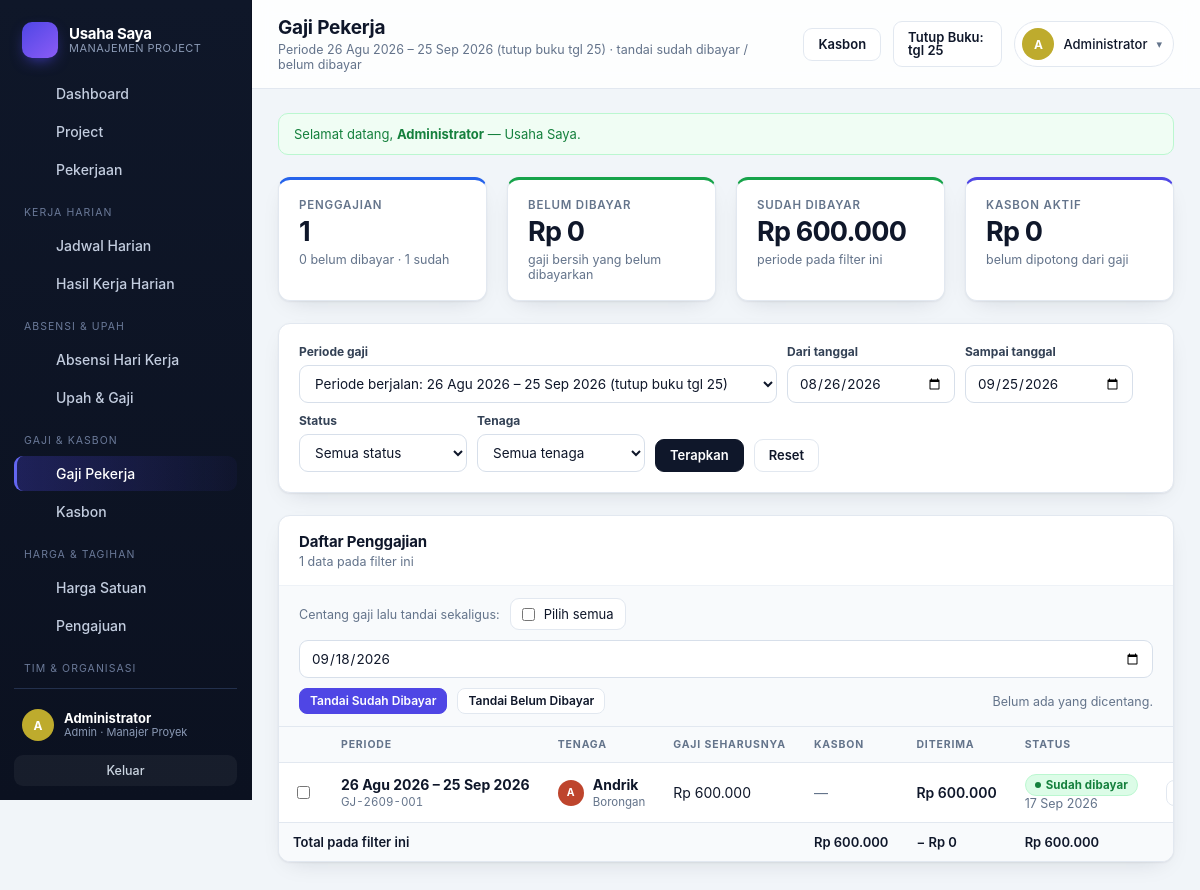
/gaji.php (signed in), run on the app's committed database.
### tables this page shows
CREATE TABLE perusahaan (
    id                INTEGER PRIMARY KEY AUTOINCREMENT,
    nama              TEXT NOT NULL,
    slug              TEXT NOT NULL DEFAULT '',
    logo              TEXT NOT NULL DEFAULT '',
    kontak_nama       TEXT NOT NULL DEFAULT '',
    kontak_telepon    TEXT NOT NULL DEFAULT '',
    masa_aktif_sampai TEXT NOT NULL DEFAULT '',
    maks_user         INTEGER NOT NULL DEFAULT 0,
    aktif             INTEGER NOT NULL DEFAULT 1,
    catatan           TEXT NOT NULL DEFAULT '',
    created_at        TEXT NOT NULL DEFAULT (datetime('now','localtime'))
, tutup_buku_tgl INTEGER NOT NULL DEFAULT 25);

CREATE TABLE users (
    id            INTEGER PRIMARY KEY AUTOINCREMENT,
    username      TEXT NOT NULL UNIQUE,
    password_hash TEXT NOT NULL,
    nama          TEXT NOT NULL,
    role          TEXT NOT NULL DEFAULT 'pekerja',
    jabatan       TEXT NOT NULL DEFAULT '',
    telepon       TEXT NOT NULL DEFAULT '',
    aktif         INTEGER NOT NULL DEFAULT 1,
    created_at    TEXT NOT NULL DEFAULT (datetime('now','localtime'))
, upah_harian REAL NOT NULL DEFAULT 0, skema TEXT NOT NULL DEFAULT 'harian', perusahaan_id INTEGER NOT NULL DEFAULT 0, is_owner INTEGER NOT NULL DEFAULT 0);

CREATE TABLE penggajian (
    id              INTEGER PRIMARY KEY AUTOINCREMENT,
    nomor           TEXT NOT NULL DEFAULT '',
    user_id         INTEGER NOT NULL REFERENCES users(id) ON DELETE CASCADE,
    periode_dari    TEXT NOT NULL DEFAULT '',
    periode_sampai  TEXT NOT NULL DEFAULT '',
    hari_kerja      REAL NOT NULL DEFAULT 0,
    upah_harian     REAL NOT NULL DEFAULT 0,
    upah_borongan   REAL NOT NULL DEFAULT 0,
    total_gaji      REAL NOT NULL DEFAULT 0,
    total_kasbon    REAL NOT NULL DEFAULT 0,
    total_dibayar   REAL NOT NULL DEFAULT 0,
    status          TEXT NOT NULL DEFAULT 'belum',
    tanggal_bayar   TEXT NOT NULL DEFAULT '',
    catatan         TEXT NOT NULL DEFAULT '',
    created_by      INTEGER,
    created_at      TEXT NOT NULL DEFAULT (datetime('now','localtime')),
    perusahaan_id   INTEGER NOT NULL DEFAULT 0,
    UNIQUE (user_id, periode_dari, periode_sampai)
);

### gaji.php (the view, shortened to what the rows shown need)
<?php
require_once __DIR__ . '/inc/auth.php';
require_once __DIR__ . '/inc/queries.php';
require_once __DIR__ . '/inc/layout.php';
$u = require_login();
$isPekerja = $u['role'] === 'pekerja';
$bolehAtur = in_array($u['role'], ['admin', 'pelaksana'], true);
$periode = periode_gaji((string) ($_GET['acuan'] ?? ''), (int) ($_GET['geser'] ?? 0));
$f = [
    'dari'   => valid_tanggal((string) ($_GET['dari'] ?? '')) ?: $periode['dari'],
    'sampai' => valid_tanggal((string) ($_GET['sampai'] ?? '')) ?: $periode['sampai'],
    'status' => (string) ($_GET['status'] ?? ''),
    'user_id' => $isPekerja ? (int) $u['id'] : (int) ($_GET['user_id'] ?? 0),
];
if (!in_array($f['status'], ['belum', 'dibayar'], true)) {
    $f['status'] = '';
}
$daftar = fetch_penggajian($f);
$ringkas = ringkasan_gaji($f);
if ($bolehAtur) {
    $sudahIds = array_map(fn($g) => (int) $g['user_id'], $daftar);
    foreach (all_users() as $p) {
        if ($p['role'] === 'admin' || (int) $p['aktif'] !== 1) {
            continue;
        }
        if (in_array((int) $p['id'], $sudahIds, true)) {
            continue;
        }
        $g = hitung_gaji((int) $p['id'], $f['dari'], $f['sampai']);
        if ($g['total_gaji'] <= 0) {
            continue;
        }
    }
}
$totalKasbonAktif = 0.0;
foreach (all_users() as $p) {
    if ($isPekerja && (int) $p['id'] !== (int) $u['id']) {
        continue;
    }
    $totalKasbonAktif += kasbon_total_aktif((int) $p['id']);
}
$aksi = '<a class="btn" href="kasbon.php">Kasbon</a>';
if (!$isPekerja) {
    $aksi .= '<a class="btn" href="pengaturan.php">Tutup Buku: tgl ' . (tutup_buku_tgl() ?: '—') . '</a>';
}
render_header(
    $isPekerja ? 'Gaji Saya' : 'Gaji Pekerja',
    'Periode ' . e($periode['label']) . ' · tandai sudah dibayar / belum dibayar',
    $aksi
);
?>
<div class="card">
  <form class="filters" method="get">
    <div class="field">
      <label for="acuan">Periode gaji</label>
      <select id="acuan" name="acuan" onchange="this.form.submit()">
        <?php
        $opsi = [-1 => 'Periode sebelumnya', 0 => 'Periode berjalan', 1 => 'Periode berikutnya'];
        foreach ($opsi as $g => $label):
            $p = periode_gaji(date('Y-m-d'), $g);
            ?>
          <option value="<?= e($p['sampai']) ?>"<?= $p['sampai'] === $f['sampai'] ? ' selected' : '' ?>>
            <?= e($label . ': ' . $p['label']) ?>
          </option>
        <?php endforeach; ?>
      </select>
    </div>
    <div class="field">
      <label for="dari">Dari tanggal</label>
      <input type="date" id="dari" name="dari" value="<?= e($f['dari']) ?>">
    </div>
    <div class="field">
      <label for="sampai">Sampai tanggal</label>
      <input type="date" id="sampai" name="sampai" value="<?= e($f['sampai']) ?>">
    </div>
  </form>
</div>
<div class="card flush">
  <div class="card-head">
    <div><h2>Daftar Penggajian</h2><p><?= count($daftar) ?> data pada filter ini</p></div>
  </div>
  <?php if (!$daftar): ?>
    <div class="empty">
      <strong>Belum ada penggajian</strong>
      <span class="small">
        <?= $bolehAtur
              ? 'Pilih periode, lalu centang tenaga di daftar “Belum Digaji” untuk membuat penggajian.'
              : 'Gaji akan muncul setelah admin membuat penggajian periode ini.' ?>
      </span>
    </div>
  <?php else: ?>
    <?php if ($bolehAtur): ?>
      <form method="post" action="gaji_status_massal.php" id="daftar-gaji">
        <div class="aksi-massal">
          <span class="small muted">Centang gaji lalu tandai sekaligus:</span>
          <label class="check" style="padding:7px 11px">
            <input type="checkbox" data-check-all aria-label="Pilih semua">
            <span>Pilih semua</span>
          </label>
          <input type="date" name="tanggal_bayar" value="<?= e(date('Y-m-d')) ?>" title="Tanggal dibayar">
          <button class="btn btn-sm btn-primary" type="submit" name="status" value="dibayar">Tandai Sudah Dibayar</button>
          <button class="btn btn-sm" type="submit" name="status" value="belum">Tandai Belum Dibayar</button>
          <span class="muted small" data-gaji-info>Belum ada yang dicentang.</span>
        </div>
    <?php endif; ?>
    <div class="table-wrap">
      <table class="tbl">
        <thead>
          <tr>
            <?php if ($bolehAtur): ?><th style="width:44px"></th><?php endif; ?>
            <th>Periode</th>
            <?php if (!$isPekerja): ?><th>Tenaga</th><?php endif; ?>
            <th>Gaji Seharusnya</th><th>Kasbon</th><th>Diterima</th><th>Status</th><th></th>
          </tr>
        </thead>
        <tbody>
        <?php foreach ($daftar as $g): ?>
          <tr>
            <?php if ($bolehAtur): ?>
              <td>
                <input type="checkbox" name="gaji[]" value="<?= (int) $g['id'] ?>" data-gaji-item
                       data-status="<?= e((string) $g['status']) ?>" data-nilai="<?= (float) $g['total_dibayar'] ?>">
              </td>
            <?php endif; ?>
            <td class="nowrap">
              <div class="cell-stack">
                <strong><?= e(tgl($g['periode_dari'])) ?> – <?= e(tgl($g['periode_sampai'])) ?></strong>
                <small class="mono"><?= e($g['nomor']) ?></small>
              </div>
            </td>
            <?php if (!$isPekerja): ?>
              <td>
                <div style="display:flex;align-items:center;gap:9px">
                  <?= badge_avatar($g['pekerja_nama'], 'sm') ?>
                  <div class="cell-stack">
                    <strong><?= e($g['pekerja_nama']) ?></strong>
                    <small><?= e(skema_label((string) $g['skema'])) ?></small>
                  </div>
                </div>
              </td>
            <?php endif; ?>
            <td class="nowrap"><?= e(rupiah($g['total_gaji'])) ?></td>
            <td class="nowrap <?= (float) $g['total_kasbon'] > 0 ? 'deadline-late' : '' ?>">
              <?= (float) $g['total_kasbon'] > 0 ? '− ' . e(rupiah($g['total_kasbon'])) : '<span class="muted">—</span>' ?>
            </td>
            <td class="strong nowrap"><?= e(rupiah($g['total_dibayar'])) ?></td>
            <td>
              <?php if ($g['status'] === 'dibayar'): ?>
                <span class="pill pill-selesai">Sudah dibayar</span>
                <?php if ($g['tanggal_bayar'] !== ''): ?><div class="small muted"><?= e(tgl($g['tanggal_bayar'])) ?></div><?php endif; ?>
              <?php else: ?>
                <span class="pill pill-tertunda">Belum dibayar</span>
              <?php endif; ?>
            </td>
            <td class="right nowrap"><a class="btn btn-sm" href="gaji_detail.php?id=<?= (int) $g['id'] ?>">Rincian</a></td>
          </tr>
        <?php endforeach; ?>
        </tbody>
        <tfoot>
          <tr>
            <td class="strong" colspan="<?= ($bolehAtur ? 1 : 0) + ($isPekerja ? 2 : 3) ?>">Total pada filter ini</td>
            <td class="strong nowrap"><?= e(rupiah(array_sum(array_map(fn($g) => (float) $g['total_gaji'], $daftar)))) ?></td>
            <td class="strong nowrap">− <?= e(rupiah($ringkas['kasbon'])) ?></td>
            <td class="strong nowrap"><?= e(rupiah($ringkas['belum'] + $ringkas['dibayar'])) ?></td>
            <td colspan="2"></td>
          </tr>
        </tfoot>
      </table>
    </div>
    <?php if ($bolehAtur): ?>
      </form>
    <?php endif; ?>
  <?php endif; ?>
</div>
<?php render_footer(); ?>

### inc/layout.php (shortened to what the rows shown need)
<?php
function render_header(string $title, string $subtitle = '', string $actions = ''): void
{
    $u = current_user();
    $isPekerja = $u['role'] === 'pekerja';
    $merek = brand();
    ?>
<!DOCTYPE html>
<html lang="id">
<head>
<link rel="stylesheet" href="assets/style.css">
</head>
<body>
<div class="shell">
  <aside class="sidebar" id="sidebar">
    <div class="brand">
      <span class="brand-text">
        <strong><?= e($merek['nama']) ?></strong>
        <small>Manajemen Project</small>
      </span>
    </div>
    <div class="side-foot">
      <div class="side-user">
        <?= badge_avatar($u['nama']) ?>
        <div class="side-user-info">
          <strong><?= e($u['nama']) ?></strong>
          <small><?= e(role_label($u['role'])) ?><?= $u['jabatan'] ? ' · ' . e($u['jabatan']) : '' ?></small>
        </div>
      </div>
    </div>
  </aside>
  <main class="main">
    <header class="topbar">
      <div class="topbar-title">
        <h1><?= e($title) ?></h1>
      </div>
      <div class="topbar-actions">
        <?= $actions ?>
        <details class="user-menu">
          <summary>
            <?= badge_avatar($u['nama']) ?>
            <span class="user-menu-name"><?= e($u['nama']) ?></span>
            <span class="caret">▾</span>
          </summary>
        </details>
      </div>
    </header>
    <div class="content">
<?php
}
function render_footer(): void
{
    ?>
    </div>
  </main>
</div>
</body>
</html>
<?php
}

### inc/util.php (shortened to what the rows shown need)
<?php
function e(?string $v): string
{
    return htmlspecialchars((string) $v, ENT_QUOTES, 'UTF-8');
}
function initials(string $nama): string
{
    $parts = preg_split('/\s+/', trim($nama)) ?: [];
    $out = '';
    foreach (array_slice($parts, 0, 2) as $p) {
        if (function_exists('mb_substr')) {
            $out .= mb_strtoupper(mb_substr($p, 0, 1), 'UTF-8');
        } else {
            preg_match('/./u', $p, $m);
            $out .= strtoupper($m[0] ?? '');
        }
    }
    return $out !== '' ? $out : '?';
}
function avatar_hue(string $s): int
{
    return (int) (crc32($s) % 360);
}
function badge_avatar(string $nama, string $size = ''): string
{
    return '<span class="avatar ' . $size . '" style="--h:' . avatar_hue($nama) . '">' . e(initials($nama)) . '</span>';
}
function valid_tanggal(string $d): string
{
    return preg_match('/^\d{4}-\d{2}-\d{2}$/', $d) === 1 ? $d : '';
}

### data on the page
perusahaan: nama "Usaha Saya", tutup_buku_tgl "25", acuan "Periode berjalan: 26 Agu 2026 – 25 Sep 2026 (tutup buku tgl 25)"
users: nama "A A", nama "Administrator", role "Admin", jabatan "Manajer Proyek"
penggajian: dari "08/26/2026", sampai "09/25/2026", periode_dari "26 Agu 2026", periode_sampai "25 Sep 2026", nomor "GJ-2609-001", user.nama "A", user.nama "Andrik", user.skema "Borongan", total_gaji "Rp 600.000", total_dibayar "Rp 600.000", tanggal_bayar "17 Sep 2026", rupiah($ringkas['belum'] + $ringkas['dibayar']) "Rp 600.000"

### other printed values
$item['label'] "Dashboard"
$item['label'] "Project"
$item['label'] "Pekerjaan"
$item['sep'] "KERJA HARIAN"
$item['label'] "Jadwal Harian"
$item['label'] "Hasil Kerja Harian"
$item['sep'] "ABSENSI & UPAH"
$item['label'] "Absensi Hari Kerja"
$item['label'] "Upah & Gaji"
$item['sep'] "GAJI & KASBON"
$item['label'] "Gaji Pekerja"
$item['label'] "Kasbon"
$item['sep'] "HARGA & TAGIHAN"
$item['label'] "Harga Satuan"
$item['label'] "Pengajuan"
